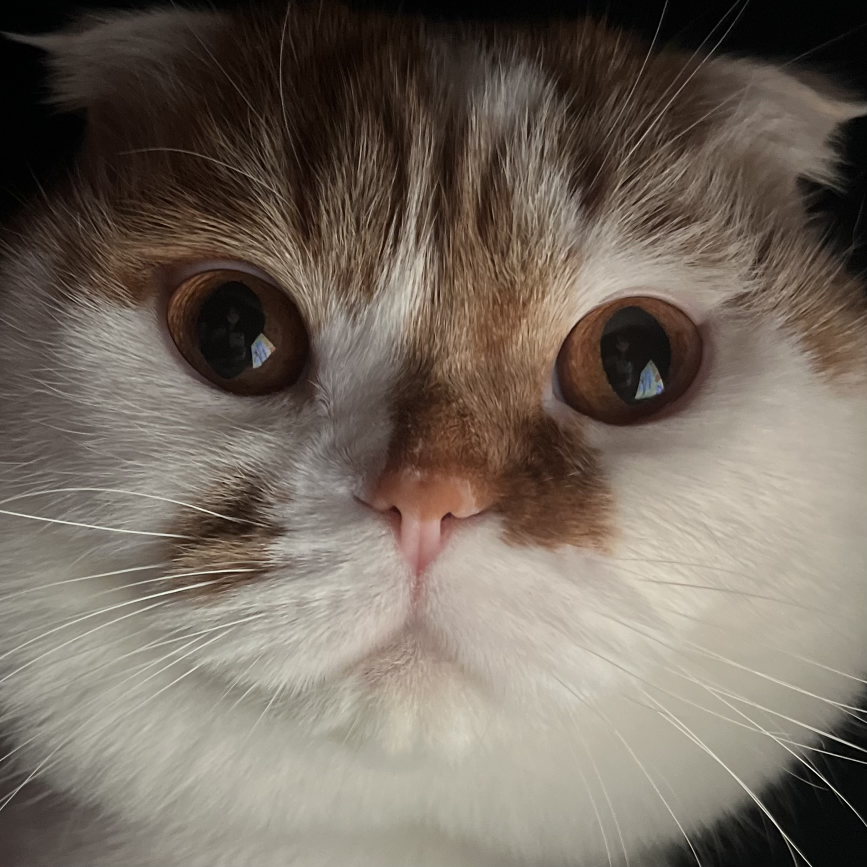
#> input picture cv_ws/images/neo2.jpg, 1734 x 1734 px (shown at 1/2 size)
$ python haarcascades.py
#> lines starting #> are read from the running program, lines starting #| are printed output that depends on the picture; after the words box and inside, x2 and y2 are one past the last pixel; in counts of white or black regions, pixels touching at a corner belong together
# [12 lines of commented-out code are left out]

import cv2

image = cv2.imread('images/neo2.jpg',cv2.IMREAD_COLOR)
#> image is the input picture: shape (1734, 1734, 3); mean B, G, R 94.5, 104.9, 115.2
#image_resized = cv2.resize(image, (755, 500))
# cascade_face_detector = cv2.CascadeClassifier('haarcascades//haarcascade_frontalface_default.xml')
cascade_cat_detector = cv2.CascadeClassifier('haarcascades/haarcascade_frontalcatface.xml')
grayImg = cv2.cvtColor(image, cv2.COLOR_BGR2GRAY)
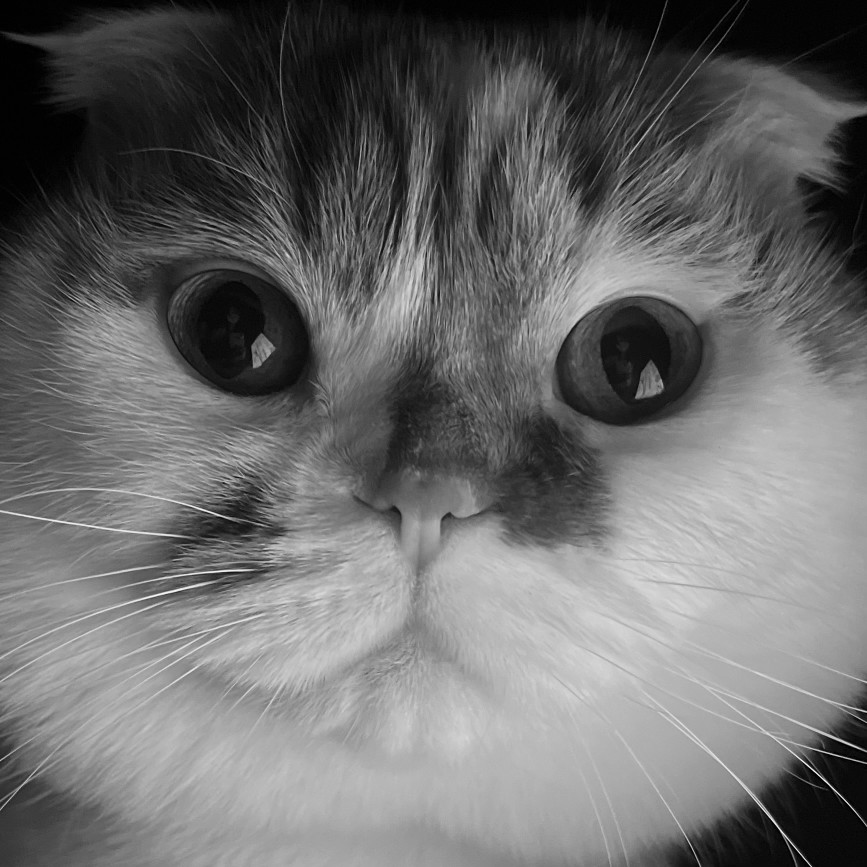
#> grayImg: shape (1734, 1734) (shown at 1/2 size); min 0, max 254, mean 106.8
face_detections = cascade_cat_detector.detectMultiScale(grayImg, scaleFactor=1.02, minNeighbors=2, minSize=(100,100))
#> face_detections = [[1106, 661, 267, 267], [657, 872, 374, 374]]
for (x, y, w, h) in face_detections:
    cv2.rectangle(image, (x, y), (x + w, y + h), (0, 255, 0), 2)
#> this loop made 2 passes
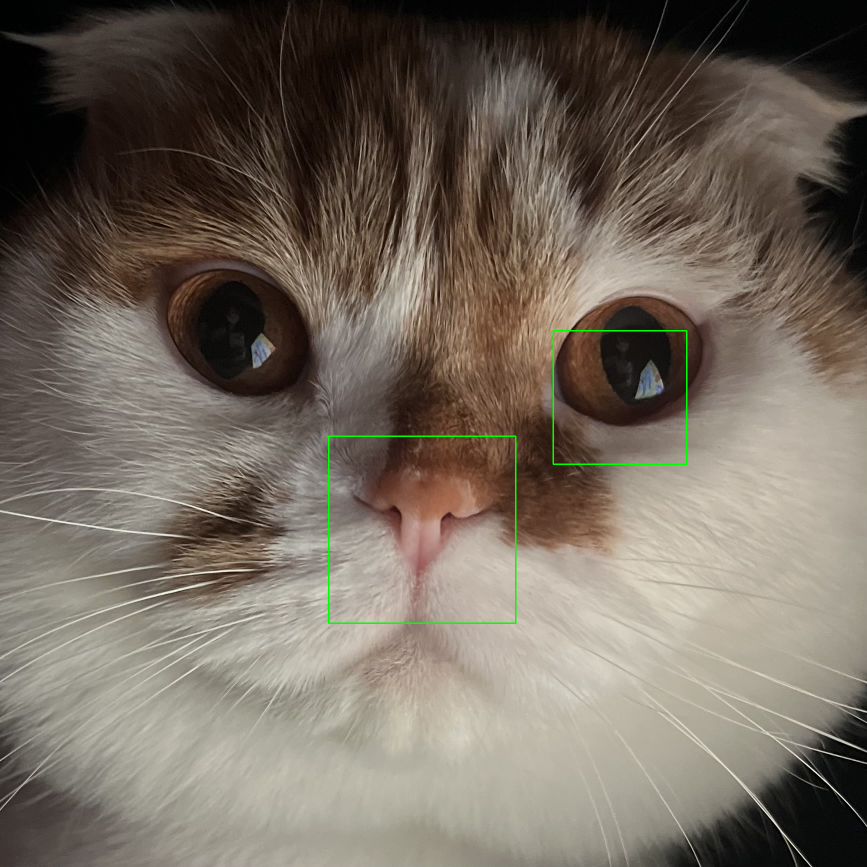
#> image: shape (1734, 1734, 3) (shown at 1/2 size); 0.26% of pixels changed, all inside (x1, y1, x2, y2) = (656, 660, 1375, 1248)

cv2.imshow("detect",image)

cv2.waitKey(0)

$ run again, with cv_ws/images/people.png saved as cv_ws/images/neo2.jpg
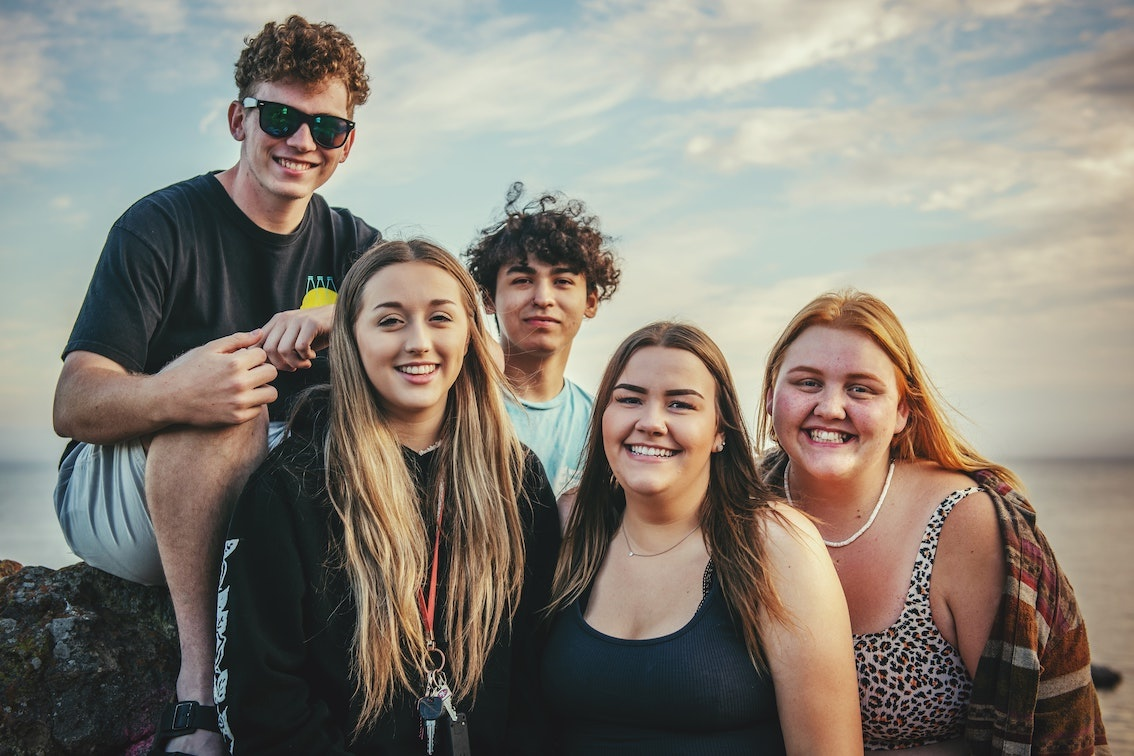
#> input picture cv_ws/images/people.png, 1134 x 756 px
#> image is the input picture: shape (756, 1134, 3); mean B, G, R 120.1, 130, 136.1
#> `grayImg = cv2.cvtColor(image, cv2.COLOR_BGR2GRAY)`:
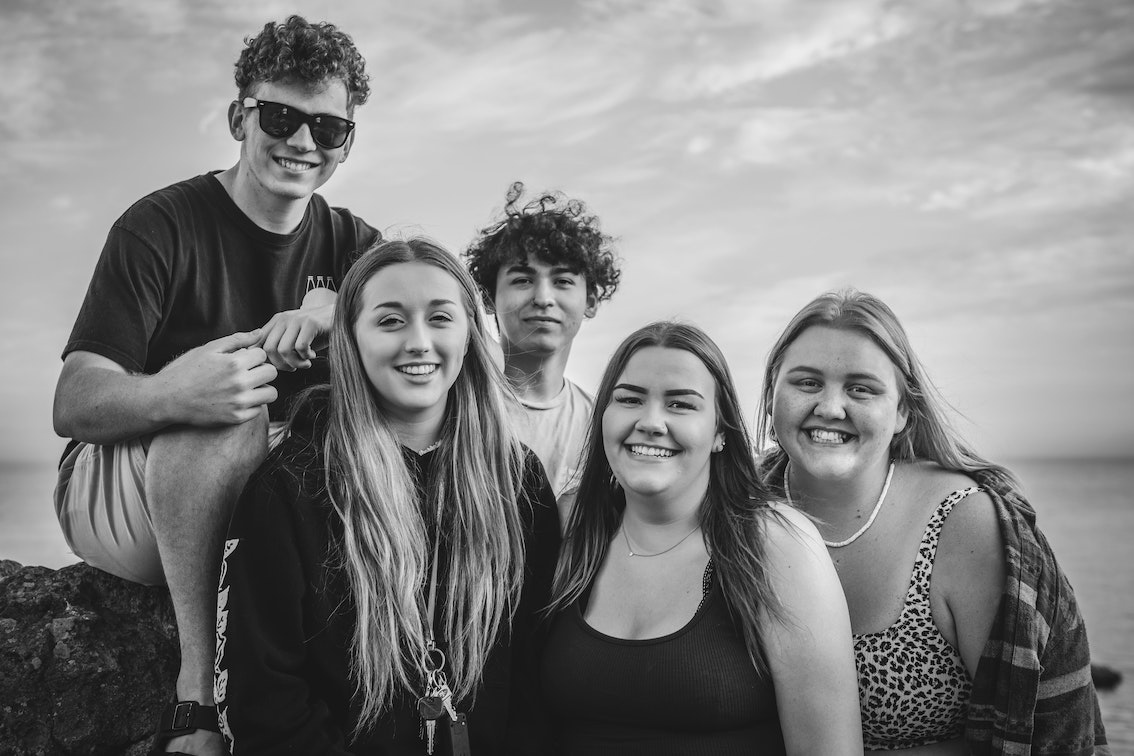
#> grayImg: shape (756, 1134); min 0, max 248, mean 130.7
#> face_detections = [[489, 234, 106, 106], [352, 266, 124, 124]]
#> the loop `for (x, y, w, h) in face_detections:` made 2 passes
#> after the loop `for (x, y, w, h) in face_detections:`:
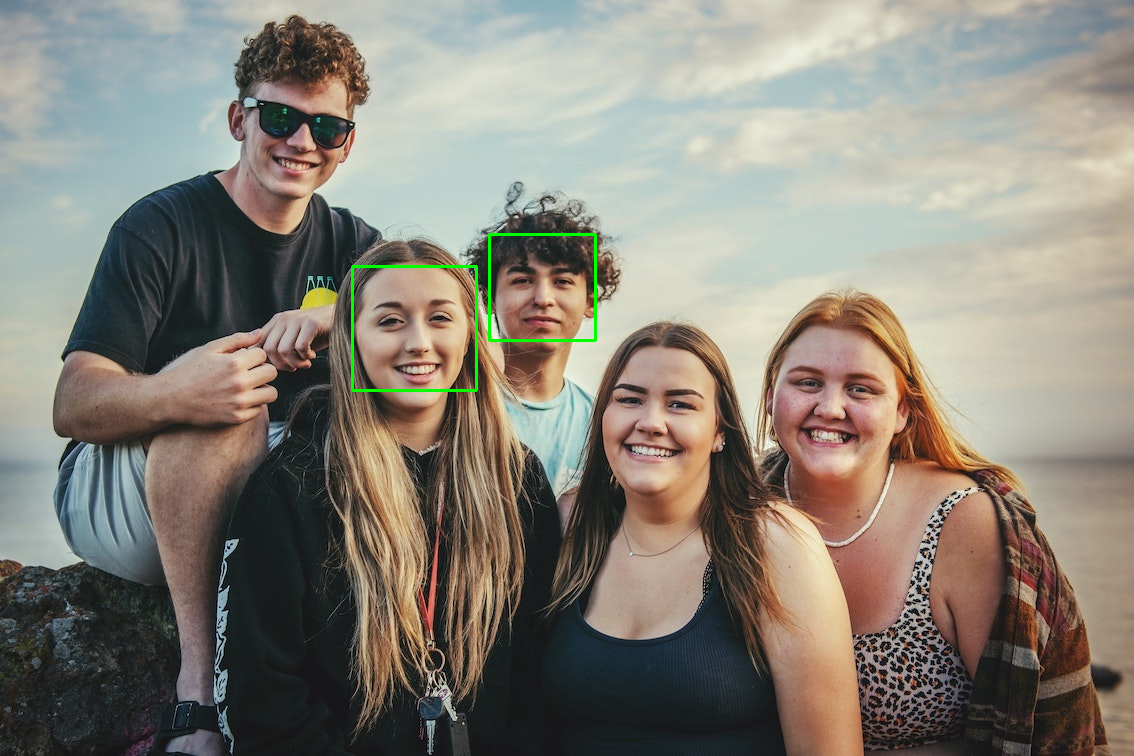
#> image: shape (756, 1134, 3); 0.32% of pixels changed, all inside (x1, y1, x2, y2) = (351, 233, 597, 392)
